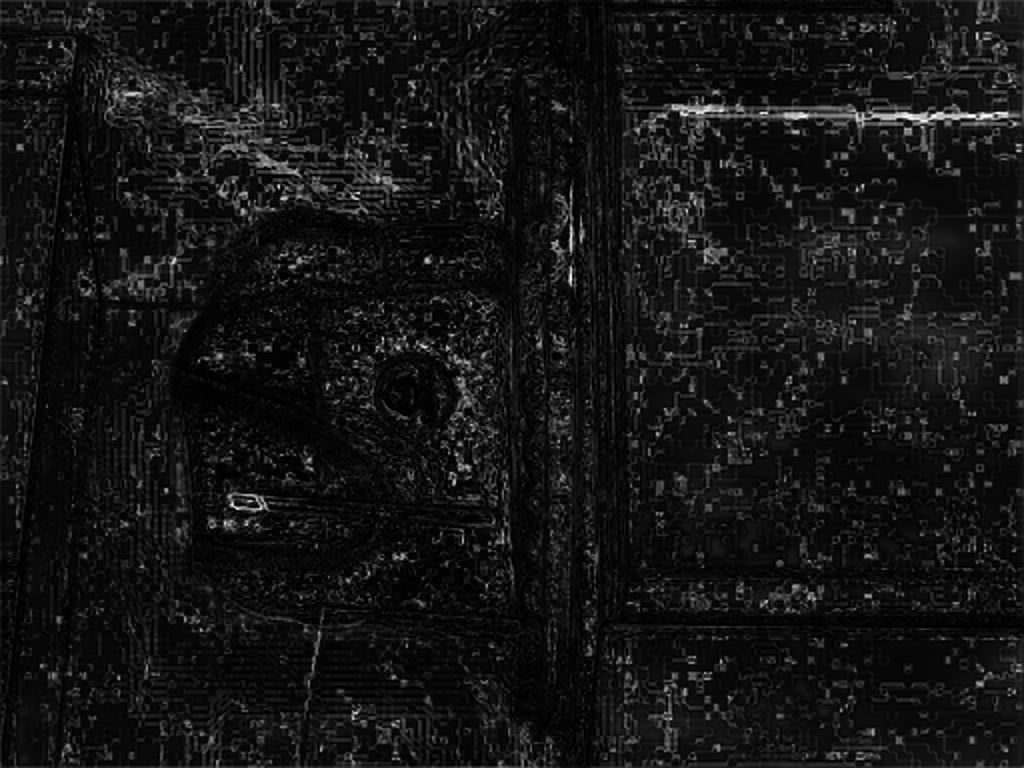
#> input picture notebooks/results1/OpenRR100/Real-location_gray/test_0003.png, 1024 x 768 px, given in place of test_0003.jpg, which was not available
$ jupyter execute SIRR_Exp2.ipynb   (text cells are left out)
#> lines starting #> are read from the running program, lines starting #| are printed output that depends on the picture; pictures that were not available may be replaced by others from this repository, and a replacement may not be noted
[cell 1]
import numpy as np
import matplotlib.pyplot as plt
from scipy.ndimage import sobel

# 1. Create a synthetic Ground Truth (T)
# A dark background with a bright vertical bar (the real object behind the glass)
T = np.zeros((100, 100))
T[:, 40:60] = 0.8

# 2. Create a synthetic Reflection (R)
# A ghostly horizontal bar (the "virtual object" like a lamp behind the camera)
R = np.zeros((100, 100))
R[45:55, :] = 0.4

# 3. Create the Input Image (I)
# The camera captures both the transmission and the reflection
I = T + R
I = np.clip(I, 0, 1) # Keep values valid

# 4. Compute the Sobel Gradients (as defined in the paper)
# We compute gradients in X and Y, then find the magnitude
def get_gradient(img):
    grad_x = sobel(img, axis=0)
    grad_y = sobel(img, axis=1)
    return np.hypot(grad_x, grad_y)

Grad_I = get_gradient(I)
Grad_T = get_gradient(T)

# 5. Apply the MaxRF Formula
# M_local = 1 if Grad(I) > Grad(T), else 0
M_local = (Grad_I > Grad_T).astype(float)

# --- Plotting the Results ---
fig, axes = plt.subplots(1, 4, figsize=(16, 4))
axes[0].imshow(T, cmap='gray')
axes[0].set_title('Ground Truth (T)')

axes[1].imshow(I, cmap='gray')
axes[1].set_title('Input Image (I = T + R)\nNotice the "Virtual" Horizontal Bar')

axes[2].imshow(Grad_I, cmap='gray')
axes[2].set_title('Gradient of Input (Grad_I)')

axes[3].imshow(M_local, cmap='gray')
axes[3].set_title('MaxRF Output (M_local)\nPerfectly Isolates Reflection Edges!')

for ax in axes:
    ax.axis('off')
plt.tight_layout()
plt.show()
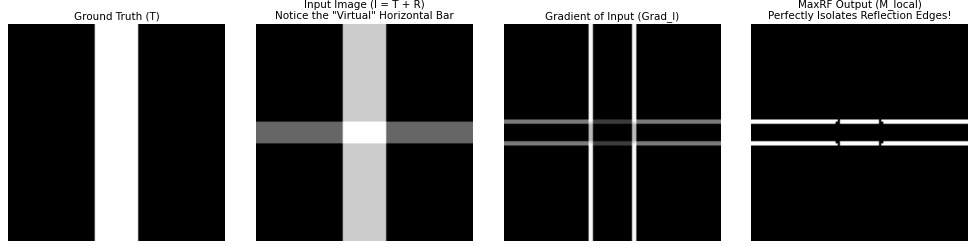
#> figure drawn by matplotlib, 4 panels

[cell 2]
import numpy as np
import matplotlib.pyplot as plt
import cv2

from skimage.metrics import structural_similarity as ssim
from skimage.metrics import mean_squared_error
from skimage import img_as_float

# Load image
path = "/home/amanr.mds2024/Developer/cv_proj/data/OpenRR100/blended/test_0003.jpg"
img = cv2.imread(path)
#> img is the input picture: shape (768, 1024, 3); min 0, max 255, mean 20.1

if img is None:
    raise ValueError("Image not found")

# Convert BGR -> RGB
img = cv2.cvtColor(img, cv2.COLOR_BGR2RGB)

# Convert to float [0,1]
img = img_as_float(img)

# Generate noise (same shape as image)
noise = np.ones_like(img) * 0.2 * (img.max() - img.min())
#> noise: shape (768, 1024, 3) float64; every value is 0.2
rng = np.random.default_rng()
noise[rng.random(size=noise.shape) > 0.5] *= -1
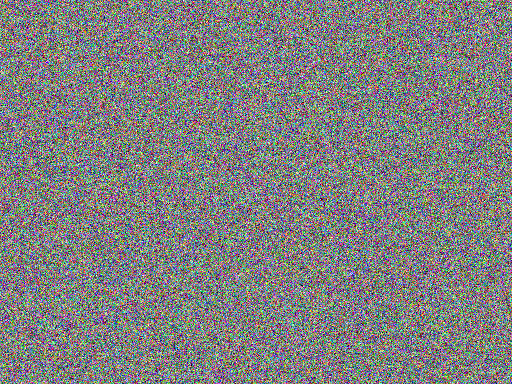
#> noise: shape (768, 1024, 3) float64 (shown at 1/2 size); mean R, G, B -0.000249, 9.71e-05, -0.000248; drawn with min black and max white

# Create variants
img_noise = img + noise
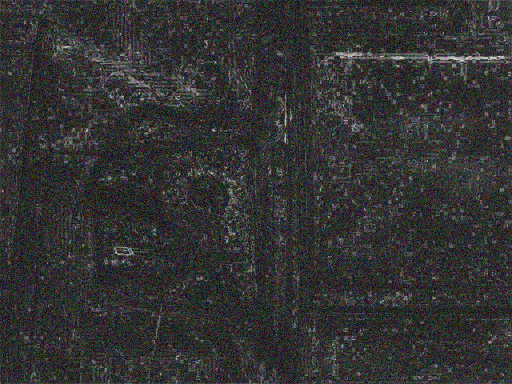
#> img_noise: shape (768, 1024, 3) float64 (shown at 1/2 size); mean R, G, B 0.0786, 0.079, 0.0786; drawn with min black and max white
img_const = img + abs(noise)

# Clip to valid range
img_noise = np.clip(img_noise, 0, 1)
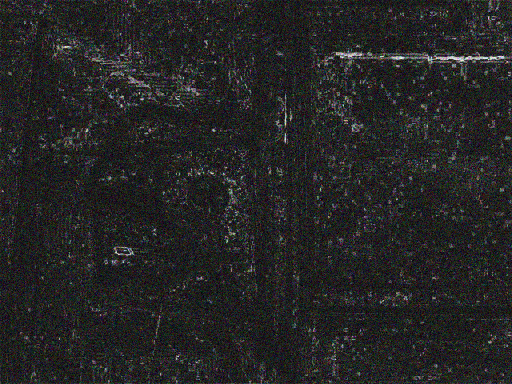
#> img_noise: shape (768, 1024, 3) float64 (shown at 1/2 size); mean R, G, B 0.144, 0.144, 0.143
img_const = np.clip(img_const, 0, 1)
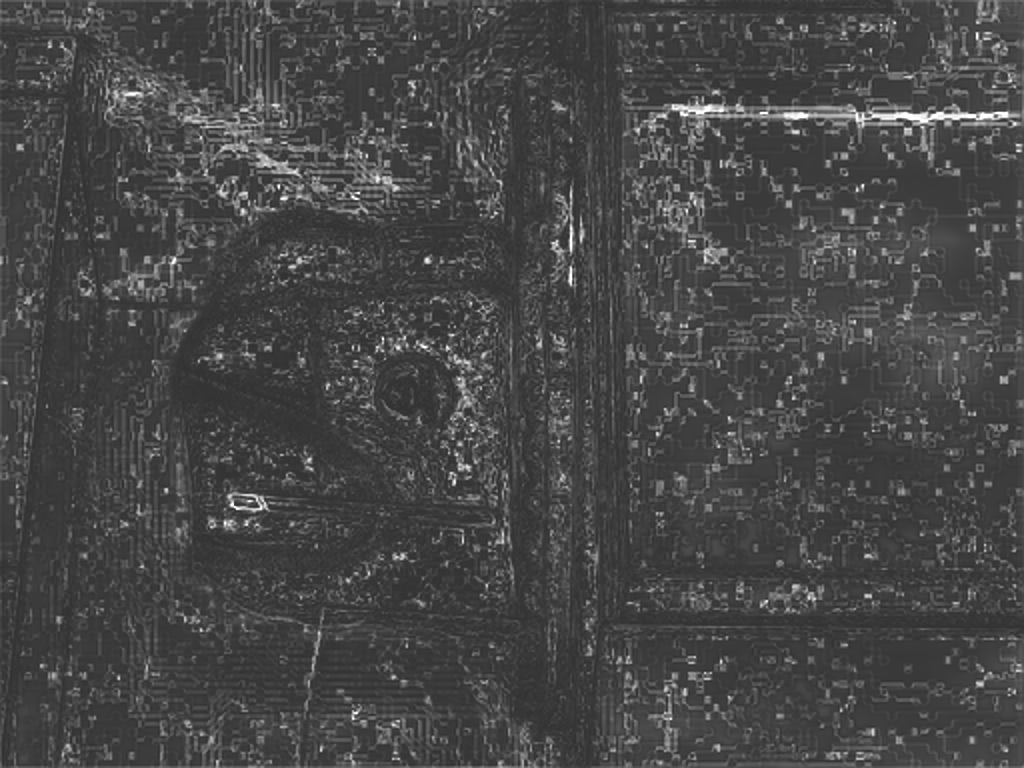
#> img_const: shape (768, 1024, 3) float64; min 0.2, max 1, mean 0.279

# ---- Metrics ----
mse_none = mean_squared_error(img, img)
#> mse_none = 0
ssim_none = ssim(img, img, data_range=1.0, channel_axis=2)
#> ssim_none = 1

mse_noise = mean_squared_error(img, img_noise)
#> mse_noise = 0.0241
ssim_noise = ssim(img, img_noise, data_range=1.0, channel_axis=2)
#> ssim_noise = 0.131

mse_const = mean_squared_error(img, img_const)
#> mse_const = 0.04
ssim_const = ssim(img, img_const, data_range=1.0, channel_axis=2)
#> ssim_const = 0.463

[cell 3]
# ---- Plot ----
fig, axes = plt.subplots(1, 3, figsize=(10, 4))
ax = axes.ravel()

ax[0].imshow(img)
ax[0].set_title('Original')
ax[0].set_xlabel(f'MSE: {mse_none:.4f}, SSIM: {ssim_none:.4f}')
# ax[0].axis('off')

ax[1].imshow(img_noise)
ax[1].set_title('With Noise')
ax[1].set_xlabel(f'MSE: {mse_noise:.4f}, SSIM: {ssim_noise:.4f}')
# ax[1].axis('off')

ax[2].imshow(img_const)
ax[2].set_title('Plus Constant')
ax[2].set_xlabel(f'MSE: {mse_const:.4f}, SSIM: {ssim_const:.4f}')
# ax[2].axis('off')

plt.tight_layout()
plt.show()

$ run again, with notebooks/results1/OpenRR100/Real-location_gray/test_0009.png copied over notebooks/results1/OpenRR100/Real-location_gray/test_0003.png
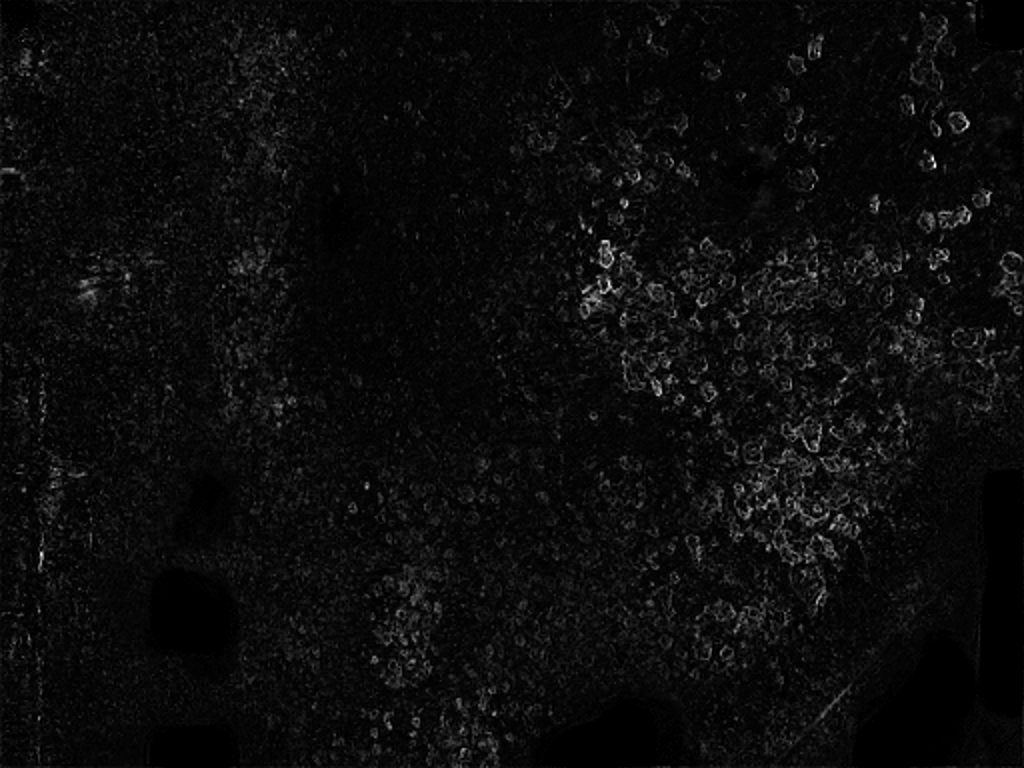
#> input picture notebooks/results1/OpenRR100/Real-location_gray/test_0009.png, 1024 x 768 px, given in place of test_0003.jpg, which was not available
#> img is the input picture: shape (768, 1024, 3); min 0, max 255, mean 12
#> `img_noise = np.clip(img_noise, 0, 1)`:
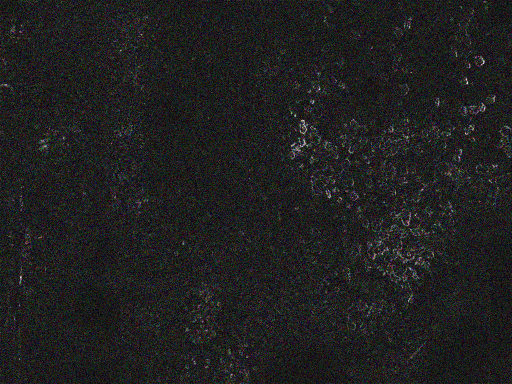
#> img_noise: shape (768, 1024, 3) float64 (shown at 1/2 size); mean R, G, B 0.125, 0.125, 0.125
#> `img_const = np.clip(img_const, 0, 1)`:
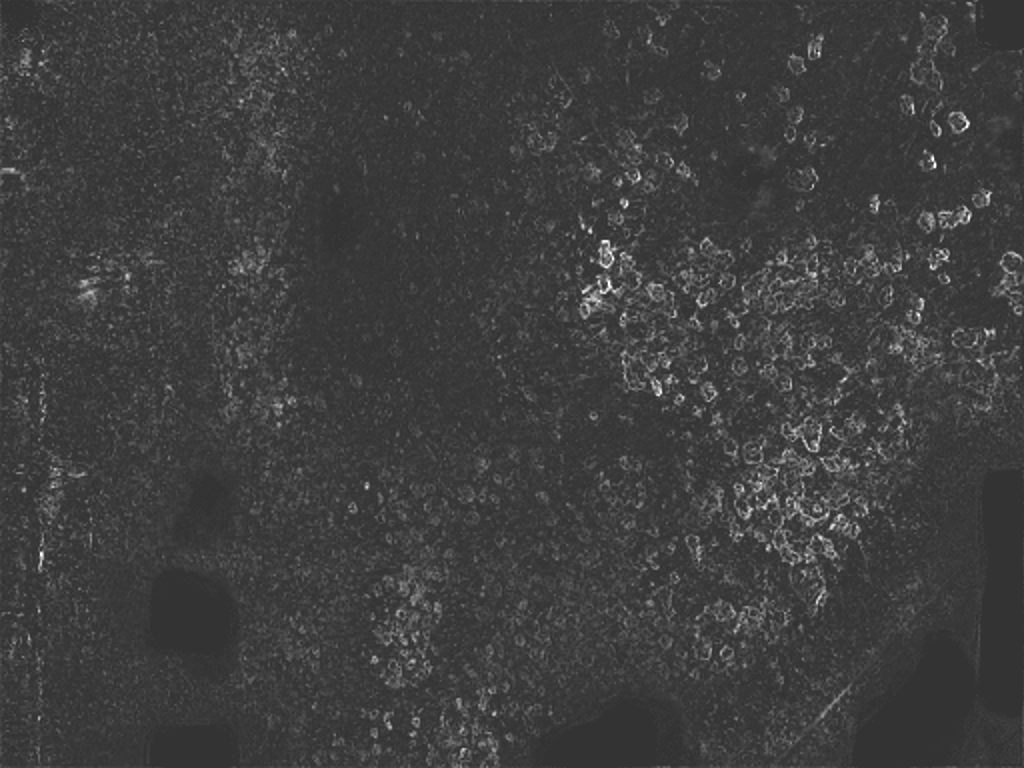
#> img_const: shape (768, 1024, 3) float64; min 0.2, max 1, mean 0.247
#> mse_none = 0
#> ssim_none = 1
#> mse_noise = 0.022
#> ssim_noise = 0.076
#> mse_const = 0.04
#> ssim_const = 0.331

$ run again, with notebooks/results1/OpenRR100/Real-location_gray/test_0012.png copied over notebooks/results1/OpenRR100/Real-location_gray/test_0003.png
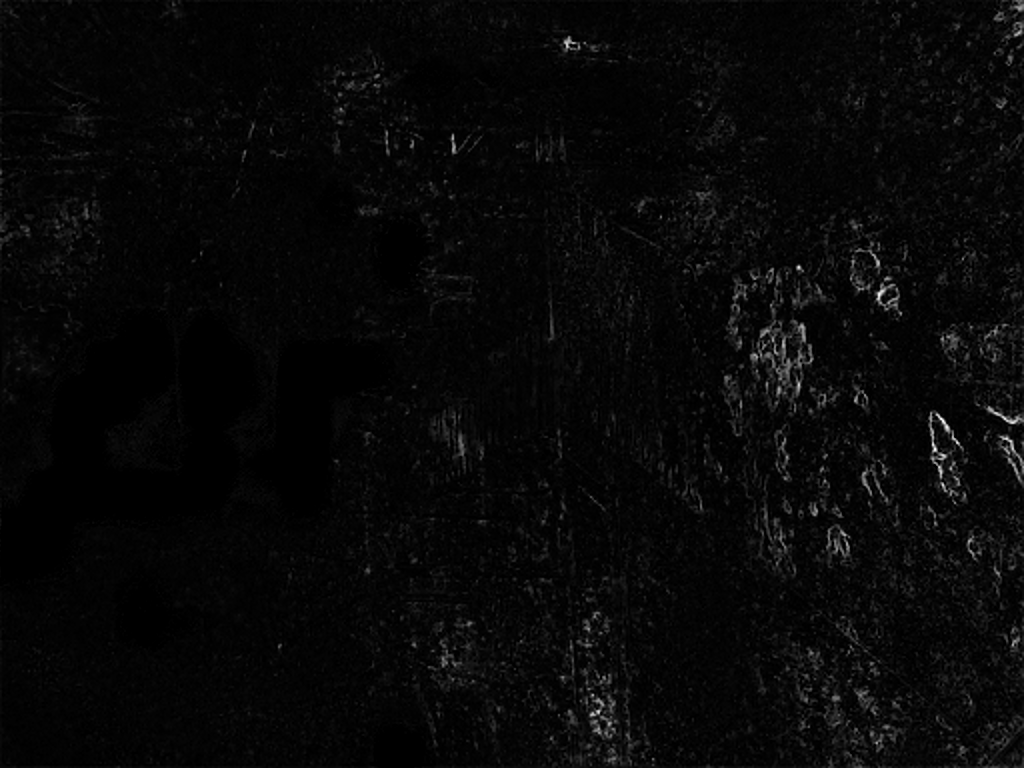
#> input picture notebooks/results1/OpenRR100/Real-location_gray/test_0012.png, 1024 x 768 px, given in place of test_0003.jpg, which was not available
#> img is the input picture: shape (768, 1024, 3); min 0, max 255, mean 7.5
#> `img_noise = img + noise`:
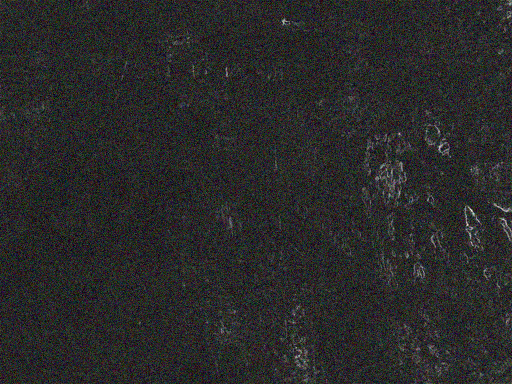
#> img_noise: shape (768, 1024, 3) float64 (shown at 1/2 size); mean R, G, B 0.0294, 0.0292, 0.0287; drawn with min black and max white
#> `img_const = np.clip(img_const, 0, 1)`:
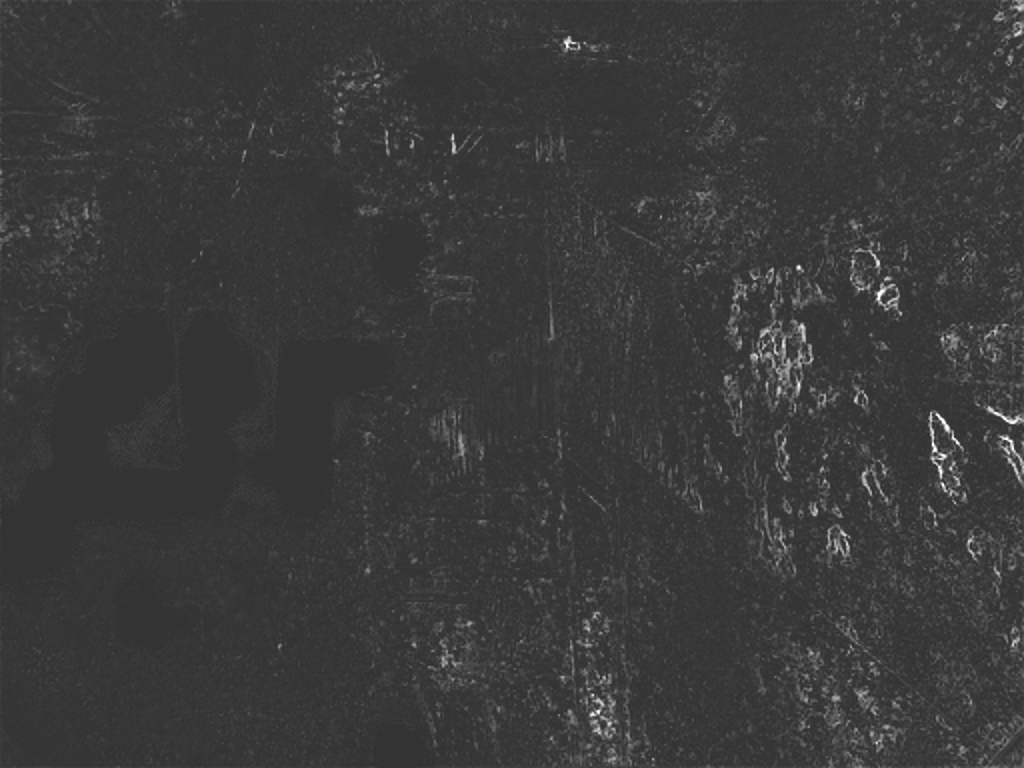
#> img_const: shape (768, 1024, 3) float64; min 0.2, max 1, mean 0.229
#> mse_none = 0
#> ssim_none = 1
#> mse_noise = 0.021
#> ssim_noise = 0.051
#> mse_const = 0.04
#> ssim_const = 0.22
